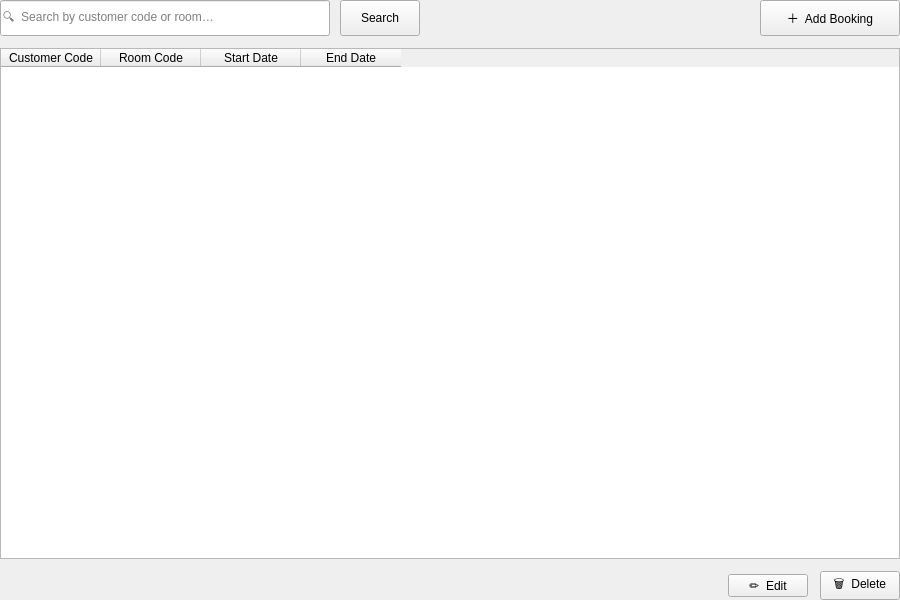
<?xml version="1.0" encoding="UTF-8"?>
<ui version="4.0">
 <class>BookingsPage</class>
 <widget class="QWidget" name="BookingsPage">
  <property name="geometry"><rect><x>0</x><y>0</y><width>900</width><height>600</height></rect></property>
  <property name="windowTitle"><string>Bookings</string></property>

  <layout class="QVBoxLayout" name="mainLayout">
   <property name="spacing"><number>12</number></property>
   <property name="leftMargin"><number>0</number></property>
   <property name="topMargin"><number>0</number></property>
   <property name="rightMargin"><number>0</number></property>
   <property name="bottomMargin"><number>0</number></property>

   <!-- Toolbar -->
   <item>
    <layout class="QHBoxLayout" name="toolbarLayout">
     <property name="spacing"><number>10</number></property>

     <item>
      <widget class="QLineEdit" name="searchInput">
       <property name="placeholderText"><string>🔍  Search by customer code or room…</string></property>
       <property name="minimumSize"><size><width>260</width><height>36</height></size></property>
      </widget>
     </item>

     <item>
      <widget class="QPushButton" name="searchButton">
       <property name="text"><string>Search</string></property>
       <property name="minimumSize"><size><width>80</width><height>36</height></size></property>
      </widget>
     </item>

     <item>
      <spacer>
       <property name="orientation"><enum>Qt::Horizontal</enum></property>
       <property name="sizeHint" stdset="0"><size><width>40</width><height>0</height></size></property>
      </spacer>
     </item>

     <item>
      <widget class="QPushButton" name="addButton">
       <property name="text"><string>＋  Add Booking</string></property>
       <property name="minimumSize"><size><width>140</width><height>36</height></size></property>
      </widget>
     </item>

    </layout>
   </item>

   <!-- Table -->
   <item>
    <widget class="QTableWidget" name="bookingsTable">
     <property name="selectionBehavior"><enum>QAbstractItemView::SelectRows</enum></property>
     <property name="editTriggers"><set>QAbstractItemView::NoEditTriggers</set></property>
     <property name="alternatingRowColors"><bool>true</bool></property>
     <column><property name="text"><string>Customer Code</string></property></column>
     <column><property name="text"><string>Room Code</string></property></column>
     <column><property name="text"><string>Start Date</string></property></column>
     <column><property name="text"><string>End Date</string></property></column>
    </widget>
   </item>

   <!-- Bottom bar -->
   <item>
    <layout class="QHBoxLayout" name="bottomBar">
     <item>
      <widget class="QLabel" name="statusLabel">
       <property name="text"><string/></property>
      </widget>
     </item>
     <item>
      <spacer>
       <property name="orientation"><enum>Qt::Horizontal</enum></property>
       <property name="sizeHint" stdset="0"><size><width>40</width><height>0</height></size></property>
      </spacer>
     </item>
     <item>
      <widget class="QPushButton" name="editButton">
       <property name="text"><string>✏  Edit</string></property>
      </widget>
     </item>
     <item>
      <widget class="QPushButton" name="deleteButton">
       <property name="text"><string>🗑  Delete</string></property>
      </widget>
     </item>
    </layout>
   </item>

  </layout>
 </widget>
 <resources/>
 <connections/>
</ui>
